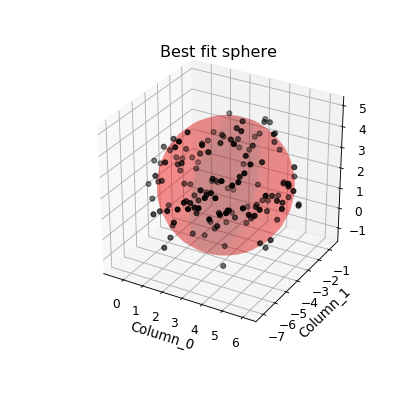

This figure's Python source:
"""Fit a sphere with curve_fit."""
from Stoner import Data
from numpy import sin,cos,pi,column_stack,zeros_like,ones_like,meshgrid,linspace
from numpy.random import normal,uniform
import matplotlib.pyplot as plt

def transform(r,q,p):
    """Converts from spherical to cartesian co-ordinates."""
    x=r*sin(q)*cos(p)
    y=r*sin(q)*sin(p)
    z=r*cos(q)
    return x,y,z

def sphere(coords,a,b,c,r):
    """Returns zero if (x,y,z) lies on a sphere centred at (a,b,c) with radius r."""
    x,y,z=coords
    return (x-a)**2+(y-b)**2+(z-c)**2-r**2

# Create some points approximately spherical distribution
p=uniform(low=-pi/2,high=pi/2,size=250)
q=uniform(low=-pi,high=pi,size=250)
r=normal(loc=3.0,size=250,scale=0.5)

x,y,z=transform(r,q,p)

x+=3.0
y-=4.0
z+=2.0

# Construct the  DataFile object
d=Data(column_stack((x,y,z)),setas="xyz",filename="Best fit sphere")
d.template.fig_width=5.2
d.template.fig_height=5.0 # Square aspect ratio
d.plot_xyz(plotter="scatter")

#curve_fit does the hard work
popt,pcov=d.curve_fit(sphere,(0,1,2),zeros_like(d.x))

# This manually constructs the best fit sphere
a,b,c,r=popt
p=linspace(-pi/2,pi/2,16)
q=linspace(-pi,pi,31)
P,Q=meshgrid(p,q)
R=ones_like(P)*r
x,y,z=transform(R,Q,P)
x+=a
y+=b
z+=c

ax=plt.gca(projection="3d")
ax.plot_surface(x,y,z,rstride=1,cstride=1,color=(1.0,0.0,0.0,0.25),linewidth=0)
plt.draw()
